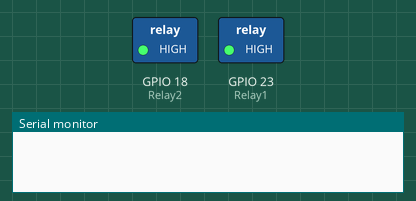
The sketch below on a simulated ESP32. Shown: switched loads named in the sketch (green lamp = pin HIGH), the last lines printed to the serial monitor. Dashed ring = blinking.

Above: at 0.1 s.
At 3.7 s:
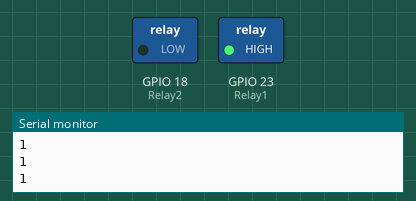
Timing chart, 0 to 5.2 s (numbered marks = the images above):
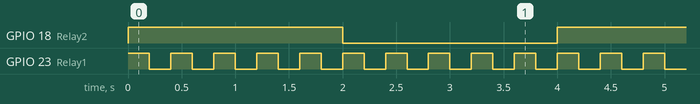

Measured:
- by itself, GPIO 18 (Relay2): alternates HIGH for 2.0 s and LOW for 2.0 s
- by itself, GPIO 23 (Relay1): alternates HIGH for 0.20 s and LOW for 0.20 s
- by itself, everything shown: repeats every 4.0 s, in 20 steps

The sketch:

Core.ino
```cpp
#define Relay1 23
#define Relay2 18

void setup() {
    pinMode(Relay1, OUTPUT);
    pinMode(Relay2, OUTPUT);
    Serial.begin(115200);
    //xTaskCreatePinnedToCore(funcao, nome, stackSize, parametros, prioridade, handler, core);
    xTaskCreatePinnedToCore(loop1, "loop1", 1024, NULL, 1, NULL, 0); // Core 0
    xTaskCreatePinnedToCore(loop2, "loop2", 1024, NULL, 1, NULL, 1); // Core 1

}
void loop1(void *pvParameters) {
  while(1){
    digitalWrite(Relay1,HIGH);
    delay(200);
    digitalWrite(Relay1,LOW);
    delay(200);
    Serial.println(xPortGetCoreID());
  }
}

void loop2(void *pvParameters) {
   while(1){
    digitalWrite(Relay2,HIGH);
    delay(2000);
    digitalWrite(Relay2,LOW);
    delay(2000);
    Serial.println(xPortGetCoreID());
  }
}

void loop() {
    // Main loop does nothing
}
```
